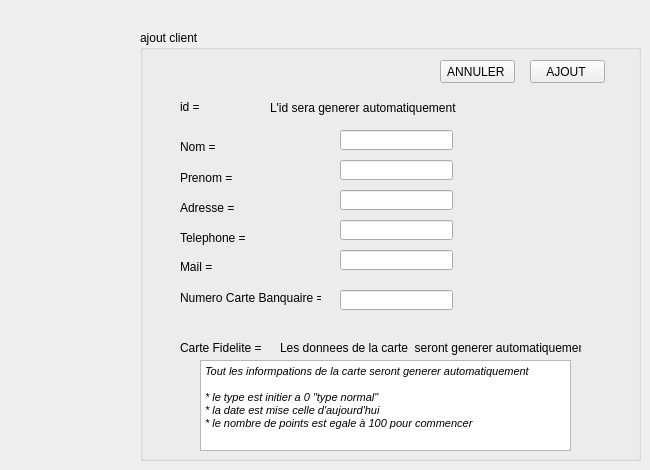
    <widget class="QWidget" name="tabWidgetPage_ajout">
     <attribute name="title">
      <string>ajout client </string>
     </attribute>
     <widget class="QGroupBox" name="groupBox">
      <property name="geometry">
       <rect>
        <x>140</x>
        <y>30</y>
        <width>501</width>
        <height>431</height>
       </rect>
      </property>
      <property name="title">
       <string>ajout client </string>
      </property>
      <widget class="QLabel" name="label_4">
       <property name="geometry">
        <rect>
         <x>40</x>
         <y>70</y>
         <width>47</width>
         <height>14</height>
        </rect>
       </property>
       <property name="text">
        <string>id = </string>
       </property>
      </widget>
      <widget class="QLabel" name="label_5">
       <property name="geometry">
        <rect>
         <x>130</x>
         <y>70</y>
         <width>201</width>
         <height>16</height>
        </rect>
       </property>
       <property name="palette">
        <palette>
         <active>
          <colorrole role="WindowText">
           <brush brushstyle="SolidPattern">
            <color alpha="255">
             <red>0</red>
             <green>0</green>
             <blue>0</blue>
            </color>
           </brush>
          </colorrole>
          <colorrole role="Button">
           <brush brushstyle="SolidPattern">
            <color alpha="255">
             <red>32</red>
             <green>63</green>
             <blue>240</blue>
            </color>
           </brush>
          </colorrole>
          <colorrole role="Light">
           <brush brushstyle="SolidPattern">
            <color alpha="255">
             <red>139</red>
             <green>156</green>
             <blue>255</blue>
            </color>
           </brush>
          </colorrole>
          <colorrole role="Midlight">
           <brush brushstyle="SolidPattern">
            <color alpha="255">
             <red>85</red>
             <green>109</green>
             <blue>247</blue>
            </color>
           </brush>
          </colorrole>
          <colorrole role="Dark">
           <brush brushstyle="SolidPattern">
            <color alpha="255">
             <red>16</red>
             <green>31</green>
             <blue>120</blue>
            </color>
           </brush>
          </colorrole>
          <colorrole role="Mid">
           <brush brushstyle="SolidPattern">
            <color alpha="255">
             <red>21</red>
             <green>42</green>
             <blue>160</blue>
            </color>
           </brush>
          </colorrole>
          <colorrole role="Text">
           <brush brushstyle="SolidPattern">
            <color alpha="255">
             <red>0</red>
             <green>0</green>
             <blue>0</blue>
            </color>
           </brush>
          </colorrole>
          <colorrole role="BrightText">
           <brush brushstyle="SolidPattern">
            <color alpha="255">
             <red>255</red>
             <green>255</green>
             <blue>255</blue>
            </color>
           </brush>
          </colorrole>
          <colorrole role="ButtonText">
           <brush brushstyle="SolidPattern">
            <color alpha="255">
             <red>0</red>
             <green>0</green>
             <blue>0</blue>
            </color>
           </brush>
          </colorrole>
          <colorrole role="Base">
           <brush brushstyle="SolidPattern">
            <color alpha="255">
             <red>255</red>
             <green>255</green>
             <blue>255</blue>
            </color>
           </brush>
          </colorrole>
          <colorrole role="Window">
           <brush brushstyle="SolidPattern">
            <color alpha="255">
             <red>32</red>
             <green>63</green>
             <blue>240</blue>
            </color>
           </brush>
          </colorrole>
          <colorrole role="Shadow">
           <brush brushstyle="SolidPattern">
            <color alpha="255">
             <red>0</red>
             <green>0</green>
             <blue>0</blue>
            </color>
           </brush>
          </colorrole>
          <colorrole role="AlternateBase">
           <brush brushstyle="SolidPattern">
            <color alpha="255">
             <red>143</red>
             <green>159</green>
             <blue>247</blue>
            </color>
           </brush>
          </colorrole>
          <colorrole role="ToolTipBase">
           <brush brushstyle="SolidPattern">
            <color alpha="255">
             <red>255</red>
             <green>255</green>
             <blue>220</blue>
            </color>
           </brush>
          </colorrole>
          <colorrole role="ToolTipText">
           <brush brushstyle="SolidPattern">
            <color alpha="255">
             <red>0</red>
             <green>0</green>
             <blue>0</blue>
            </color>
           </brush>
          </colorrole>
          <colorrole role="PlaceholderText">
           <brush brushstyle="SolidPattern">
            <color alpha="128">
             <red>0</red>
             <green>0</green>
             <blue>0</blue>
            </color>
           </brush>
          </colorrole>
         </active>
         <inactive>
          <colorrole role="WindowText">
           <brush brushstyle="SolidPattern">
            <color alpha="255">
             <red>0</red>
             <green>0</green>
             <blue>0</blue>
            </color>
           </brush>
          </colorrole>
          <colorrole role="Button">
           <brush brushstyle="SolidPattern">
            <color alpha="255">
             <red>32</red>
             <green>63</green>
             <blue>240</blue>
            </color>
           </brush>
          </colorrole>
          <colorrole role="Light">
           <brush brushstyle="SolidPattern">
            <color alpha="255">
             <red>139</red>
             <green>156</green>
             <blue>255</blue>
            </color>
           </brush>
          </colorrole>
          <colorrole role="Midlight">
           <brush brushstyle="SolidPattern">
            <color alpha="255">
             <red>85</red>
             <green>109</green>
             <blue>247</blue>
            </color>
           </brush>
          </colorrole>
          <colorrole role="Dark">
           <brush brushstyle="SolidPattern">
            <color alpha="255">
             <red>16</red>
             <green>31</green>
             <blue>120</blue>
            </color>
           </brush>
          </colorrole>
          <colorrole role="Mid">
           <brush brushstyle="SolidPattern">
            <color alpha="255">
             <red>21</red>
             <green>42</green>
             <blue>160</blue>
            </color>
           </brush>
          </colorrole>
          <colorrole role="Text">
           <brush brushstyle="SolidPattern">
            <color alpha="255">
             <red>0</red>
             <green>0</green>
             <blue>0</blue>
            </color>
           </brush>
          </colorrole>
          <colorrole role="BrightText">
           <brush brushstyle="SolidPattern">
            <color alpha="255">
             <red>255</red>
             <green>255</green>
             <blue>255</blue>
            </color>
           </brush>
          </colorrole>
          <colorrole role="ButtonText">
           <brush brushstyle="SolidPattern">
            <color alpha="255">
             <red>0</red>
             <green>0</green>
             <blue>0</blue>
            </color>
           </brush>
          </colorrole>
          <colorrole role="Base">
           <brush brushstyle="SolidPattern">
            <color alpha="255">
             <red>255</red>
             <green>255</green>
             <blue>255</blue>
            </color>
           </brush>
          </colorrole>
          <colorrole role="Window">
           <brush brushstyle="SolidPattern">
            <color alpha="255">
             <red>32</red>
             <green>63</green>
             <blue>240</blue>
            </color>
           </brush>
          </colorrole>
          <colorrole role="Shadow">
           <brush brushstyle="SolidPattern">
            <color alpha="255">
             <red>0</red>
             <green>0</green>
             <blue>0</blue>
            </color>
           </brush>
          </colorrole>
          <colorrole role="AlternateBase">
           <brush brushstyle="SolidPattern">
            <color alpha="255">
             <red>143</red>
             <green>159</green>
             <blue>247</blue>
            </color>
           </brush>
          </colorrole>
          <colorrole role="ToolTipBase">
           <brush brushstyle="SolidPattern">
            <color alpha="255">
             <red>255</red>
             <green>255</green>
             <blue>220</blue>
            </color>
           </brush>
          </colorrole>
          <colorrole role="ToolTipText">
           <brush brushstyle="SolidPattern">
            <color alpha="255">
             <red>0</red>
             <green>0</green>
             <blue>0</blue>
            </color>
           </brush>
          </colorrole>
          <colorrole role="PlaceholderText">
           <brush brushstyle="SolidPattern">
            <color alpha="128">
             <red>0</red>
             <green>0</green>
             <blue>0</blue>
            </color>
           </brush>
          </colorrole>
         </inactive>
         <disabled>
          <colorrole role="WindowText">
           <brush brushstyle="SolidPattern">
            <color alpha="255">
             <red>16</red>
             <green>31</green>
             <blue>120</blue>
            </color>
           </brush>
          </colorrole>
          <colorrole role="Button">
           <brush brushstyle="SolidPattern">
            <color alpha="255">
             <red>32</red>
             <green>63</green>
             <blue>240</blue>
            </color>
           </brush>
          </colorrole>
          <colorrole role="Light">
           <brush brushstyle="SolidPattern">
            <color alpha="255">
             <red>139</red>
             <green>156</green>
             <blue>255</blue>
            </color>
           </brush>
          </colorrole>
          <colorrole role="Midlight">
           <brush brushstyle="SolidPattern">
            <color alpha="255">
             <red>85</red>
             <green>109</green>
             <blue>247</blue>
            </color>
           </brush>
          </colorrole>
          <colorrole role="Dark">
           <brush brushstyle="SolidPattern">
            <color alpha="255">
             <red>16</red>
             <green>31</green>
             <blue>120</blue>
            </color>
           </brush>
          </colorrole>
          <colorrole role="Mid">
           <brush brushstyle="SolidPattern">
            <color alpha="255">
             <red>21</red>
             <green>42</green>
             <blue>160</blue>
            </color>
           </brush>
          </colorrole>
          <colorrole role="Text">
           <brush brushstyle="SolidPattern">
            <color alpha="255">
             <red>16</red>
             <green>31</green>
             <blue>120</blue>
            </color>
           </brush>
          </colorrole>
          <colorrole role="BrightText">
           <brush brushstyle="SolidPattern">
            <color alpha="255">
             <red>255</red>
             <green>255</green>
             <blue>255</blue>
            </color>
           </brush>
          </colorrole>
          <colorrole role="ButtonText">
           <brush brushstyle="SolidPattern">
            <color alpha="255">
             <red>16</red>
             <green>31</green>
             <blue>120</blue>
            </color>
           </brush>
          </colorrole>
          <colorrole role="Base">
           <brush brushstyle="SolidPattern">
            <color alpha="255">
             <red>32</red>
             <green>63</green>
             <blue>240</blue>
            </color>
           </brush>
          </colorrole>
          <colorrole role="Window">
           <brush brushstyle="SolidPattern">
            <color alpha="255">
             <red>32</red>
             <green>63</green>
             <blue>240</blue>
            </color>
           </brush>
          </colorrole>
          <colorrole role="Shadow">
           <brush brushstyle="SolidPattern">
            <color alpha="255">
             <red>0</red>
             <green>0</green>
             <blue>0</blue>
            </color>
           </brush>
          </colorrole>
          <colorrole role="AlternateBase">
           <brush brushstyle="SolidPattern">
            <color alpha="255">
             <red>32</red>
             <green>63</green>
             <blue>240</blue>
            </color>
           </brush>
          </colorrole>
          <colorrole role="ToolTipBase">
           <brush brushstyle="SolidPattern">
            <color alpha="255">
             <red>255</red>
             <green>255</green>
             <blue>220</blue>
            </color>
           </brush>
          </colorrole>
          <colorrole role="ToolTipText">
           <brush brushstyle="SolidPattern">
            <color alpha="255">
             <red>0</red>
             <green>0</green>
             <blue>0</blue>
            </color>
           </brush>
          </colorrole>
          <colorrole role="PlaceholderText">
           <brush brushstyle="SolidPattern">
            <color alpha="128">
             <red>0</red>
             <green>0</green>
             <blue>0</blue>
            </color>
           </brush>
          </colorrole>
         </disabled>
        </palette>
       </property>
       <property name="text">
        <string>L'id sera generer automatiquement </string>
       </property>
      </widget>
      <widget class="QLabel" name="label_6">
       <property name="geometry">
        <rect>
         <x>40</x>
         <y>110</y>
         <width>47</width>
         <height>14</height>
        </rect>
       </property>
       <property name="text">
        <string>Nom = </string>
       </property>
      </widget>
      <widget class="QLabel" name="label_7">
       <property name="geometry">
        <rect>
         <x>40</x>
         <y>140</y>
         <width>61</width>
         <height>16</height>
        </rect>
       </property>
       <property name="text">
        <string>Prenom =</string>
       </property>
      </widget>
      <widget class="QLabel" name="label_8">
       <property name="geometry">
        <rect>
         <x>40</x>
         <y>170</y>
         <width>71</width>
         <height>16</height>
        </rect>
       </property>
       <property name="text">
        <string>Adresse = </string>
       </property>
      </widget>
      <widget class="QLabel" name="label_9">
       <property name="geometry">
        <rect>
         <x>40</x>
         <y>200</y>
         <width>71</width>
         <height>16</height>
        </rect>
       </property>
       <property name="text">
        <string>Telephone = </string>
       </property>
      </widget>
      <widget class="QLabel" name="label_10">
       <property name="geometry">
        <rect>
         <x>40</x>
         <y>230</y>
         <width>47</width>
         <height>14</height>
        </rect>
       </property>
       <property name="text">
        <string>Mail = </string>
       </property>
      </widget>
      <widget class="QLabel" name="label_11">
       <property name="geometry">
        <rect>
         <x>40</x>
         <y>260</y>
         <width>141</width>
         <height>16</height>
        </rect>
       </property>
       <property name="text">
        <string>Numero Carte Banquaire = </string>
       </property>
      </widget>
      <widget class="QLabel" name="label_12">
       <property name="geometry">
        <rect>
         <x>40</x>
         <y>310</y>
         <width>91</width>
         <height>16</height>
        </rect>
       </property>
       <property name="text">
        <string>Carte Fidelite = </string>
       </property>
      </widget>
      <widget class="QPushButton" name="pushButton_ajouter_client">
       <property name="geometry">
        <rect>
         <x>390</x>
         <y>30</y>
         <width>75</width>
         <height>23</height>
        </rect>
       </property>
       <property name="text">
        <string>AJOUT </string>
       </property>
      </widget>
      <widget class="QPushButton" name="pushButton_7">
       <property name="geometry">
        <rect>
         <x>300</x>
         <y>30</y>
         <width>75</width>
         <height>23</height>
        </rect>
       </property>
       <property name="text">
        <string>ANNULER </string>
       </property>
      </widget>
      <widget class="QLineEdit" name="lineEdit_nomclient">
       <property name="geometry">
        <rect>
         <x>200</x>
         <y>100</y>
         <width>113</width>
         <height>20</height>
        </rect>
       </property>
      </widget>
      <widget class="QLineEdit" name="lineEdit_prenomclient">
       <property name="geometry">
        <rect>
         <x>200</x>
         <y>130</y>
         <width>113</width>
         <height>20</height>
        </rect>
       </property>
      </widget>
      <widget class="QLineEdit" name="lineEdit_adresseclient">
       <property name="geometry">
        <rect>
         <x>200</x>
         <y>160</y>
         <width>113</width>
         <height>20</height>
        </rect>
       </property>
      </widget>
      <widget class="QLineEdit" name="lineEdit_telephoneclient">
       <property name="geometry">
        <rect>
         <x>200</x>
         <y>190</y>
         <width>113</width>
         <height>20</height>
        </rect>
       </property>
       <property name="maxLength">
        <number>6</number>
       </property>
      </widget>
      <widget class="QLineEdit" name="lineEdit_mailclient">
       <property name="geometry">
        <rect>
         <x>200</x>
         <y>220</y>
         <width>113</width>
         <height>20</height>
        </rect>
       </property>
      </widget>
      <widget class="QLineEdit" name="lineEdit_numCB">
       <property name="geometry">
        <rect>
         <x>200</x>
         <y>260</y>
         <width>113</width>
         <height>20</height>
        </rect>
       </property>
       <property name="maxLength">
        <number>16</number>
       </property>
      </widget>
      <widget class="QLabel" name="label_19">
       <property name="geometry">
        <rect>
         <x>140</x>
         <y>310</y>
         <width>301</width>
         <height>16</height>
        </rect>
       </property>
       <property name="palette">
        <palette>
         <active>
          <colorrole role="WindowText">
           <brush brushstyle="SolidPattern">
            <color alpha="255">
             <red>0</red>
             <green>0</green>
             <blue>0</blue>
            </color>
           </brush>
          </colorrole>
          <colorrole role="Button">
           <brush brushstyle="SolidPattern">
            <color alpha="255">
             <red>32</red>
             <green>63</green>
             <blue>240</blue>
            </color>
           </brush>
          </colorrole>
          <colorrole role="Light">
           <brush brushstyle="SolidPattern">
            <color alpha="255">
             <red>139</red>
             <green>156</green>
             <blue>255</blue>
            </color>
           </brush>
          </colorrole>
          <colorrole role="Midlight">
           <brush brushstyle="SolidPattern">
            <color alpha="255">
             <red>85</red>
             <green>109</green>
             <blue>247</blue>
            </color>
           </brush>
          </colorrole>
          <colorrole role="Dark">
           <brush brushstyle="SolidPattern">
            <color alpha="255">
             <red>16</red>
             <green>31</green>
             <blue>120</blue>
            </color>
           </brush>
          </colorrole>
          <colorrole role="Mid">
           <brush brushstyle="SolidPattern">
            <color alpha="255">
             <red>21</red>
             <green>42</green>
             <blue>160</blue>
            </color>
           </brush>
          </colorrole>
          <colorrole role="Text">
           <brush brushstyle="SolidPattern">
            <color alpha="255">
             <red>0</red>
             <green>0</green>
             <blue>0</blue>
            </color>
           </brush>
          </colorrole>
          <colorrole role="BrightText">
           <brush brushstyle="SolidPattern">
            <color alpha="255">
             <red>255</red>
             <green>255</green>
             <blue>255</blue>
            </color>
           </brush>
          </colorrole>
          <colorrole role="ButtonText">
           <brush brushstyle="SolidPattern">
            <color alpha="255">
             <red>0</red>
             <green>0</green>
             <blue>0</blue>
            </color>
           </brush>
          </colorrole>
          <colorrole role="Base">
           <brush brushstyle="SolidPattern">
            <color alpha="255">
             <red>255</red>
             <green>255</green>
             <blue>255</blue>
            </color>
           </brush>
          </colorrole>
          <colorrole role="Window">
           <brush brushstyle="SolidPattern">
            <color alpha="255">
             <red>32</red>
             <green>63</green>
             <blue>240</blue>
            </color>
           </brush>
          </colorrole>
          <colorrole role="Shadow">
           <brush brushstyle="SolidPattern">
            <color alpha="255">
             <red>0</red>
             <green>0</green>
             <blue>0</blue>
            </color>
           </brush>
          </colorrole>
          <colorrole role="AlternateBase">
           <brush brushstyle="SolidPattern">
            <color alpha="255">
             <red>143</red>
             <green>159</green>
             <blue>247</blue>
            </color>
           </brush>
          </colorrole>
          <colorrole role="ToolTipBase">
           <brush brushstyle="SolidPattern">
            <color alpha="255">
             <red>255</red>
             <green>255</green>
             <blue>220</blue>
            </color>
           </brush>
          </colorrole>
          <colorrole role="ToolTipText">
           <brush brushstyle="SolidPattern">
            <color alpha="255">
             <red>0</red>
             <green>0</green>
             <blue>0</blue>
            </color>
           </brush>
          </colorrole>
          <colorrole role="PlaceholderText">
           <brush brushstyle="SolidPattern">
            <color alpha="128">
             <red>0</red>
             <green>0</green>
             <blue>0</blue>
            </color>
           </brush>
          </colorrole>
         </active>
         <inactive>
          <colorrole role="WindowText">
           <brush brushstyle="SolidPattern">
            <color alpha="255">
             <red>0</red>
             <green>0</green>
             <blue>0</blue>
            </color>
           </brush>
          </colorrole>
          <colorrole role="Button">
           <brush brushstyle="SolidPattern">
            <color alpha="255">
             <red>32</red>
             <green>63</green>
             <blue>240</blue>
            </color>
           </brush>
          </colorrole>
          <colorrole role="Light">
           <brush brushstyle="SolidPattern">
            <color alpha="255">
             <red>139</red>
             <green>156</green>
             <blue>255</blue>
            </color>
           </brush>
          </colorrole>
          <colorrole role="Midlight">
           <brush brushstyle="SolidPattern">
            <color alpha="255">
             <red>85</red>
             <green>109</green>
             <blue>247</blue>
            </color>
           </brush>
          </colorrole>
          <colorrole role="Dark">
           <brush brushstyle="SolidPattern">
            <color alpha="255">
             <red>16</red>
             <green>31</green>
             <blue>120</blue>
            </color>
           </brush>
          </colorrole>
          <colorrole role="Mid">
           <brush brushstyle="SolidPattern">
            <color alpha="255">
             <red>21</red>
             <green>42</green>
             <blue>160</blue>
            </color>
           </brush>
          </colorrole>
          <colorrole role="Text">
           <brush brushstyle="SolidPattern">
            <color alpha="255">
             <red>0</red>
             <green>0</green>
             <blue>0</blue>
            </color>
           </brush>
          </colorrole>
          <colorrole role="BrightText">
           <brush brushstyle="SolidPattern">
            <color alpha="255">
             <red>255</red>
             <green>255</green>
             <blue>255</blue>
            </color>
           </brush>
          </colorrole>
          <colorrole role="ButtonText">
           <brush brushstyle="SolidPattern">
            <color alpha="255">
             <red>0</red>
             <green>0</green>
             <blue>0</blue>
            </color>
           </brush>
          </colorrole>
          <colorrole role="Base">
           <brush brushstyle="SolidPattern">
            <color alpha="255">
             <red>255</red>
             <green>255</green>
             <blue>255</blue>
            </color>
           </brush>
          </colorrole>
          <colorrole role="Window">
           <brush brushstyle="SolidPattern">
            <color alpha="255">
             <red>32</red>
             <green>63</green>
             <blue>240</blue>
            </color>
           </brush>
          </colorrole>
          <colorrole role="Shadow">
           <brush brushstyle="SolidPattern">
            <color alpha="255">
             <red>0</red>
             <green>0</green>
             <blue>0</blue>
            </color>
           </brush>
          </colorrole>
          <colorrole role="AlternateBase">
           <brush brushstyle="SolidPattern">
            <color alpha="255">
             <red>143</red>
             <green>159</green>
             <blue>247</blue>
            </color>
           </brush>
          </colorrole>
          <colorrole role="ToolTipBase">
           <brush brushstyle="SolidPattern">
            <color alpha="255">
             <red>255</red>
             <green>255</green>
             <blue>220</blue>
            </color>
           </brush>
          </colorrole>
          <colorrole role="ToolTipText">
           <brush brushstyle="SolidPattern">
            <color alpha="255">
             <red>0</red>
             <green>0</green>
             <blue>0</blue>
            </color>
           </brush>
          </colorrole>
          <colorrole role="PlaceholderText">
           <brush brushstyle="SolidPattern">
            <color alpha="128">
             <red>0</red>
             <green>0</green>
             <blue>0</blue>
            </color>
           </brush>
          </colorrole>
         </inactive>
         <disabled>
          <colorrole role="WindowText">
           <brush brushstyle="SolidPattern">
            <color alpha="255">
             <red>16</red>
             <green>31</green>
             <blue>120</blue>
            </color>
           </brush>
          </colorrole>
          <colorrole role="Button">
           <brush brushstyle="SolidPattern">
            <color alpha="255">
             <red>32</red>
             <green>63</green>
             <blue>240</blue>
            </color>
           </brush>
          </colorrole>
          <colorrole role="Light">
           <brush brushstyle="SolidPattern">
            <color alpha="255">
             <red>139</red>
             <green>156</green>
             <blue>255</blue>
            </color>
           </brush>
          </colorrole>
          <colorrole role="Midlight">
           <brush brushstyle="SolidPattern">
            <color alpha="255">
             <red>85</red>
             <green>109</green>
             <blue>247</blue>
            </color>
           </brush>
          </colorrole>
          <colorrole role="Dark">
           <brush brushstyle="SolidPattern">
            <color alpha="255">
             <red>16</red>
             <green>31</green>
             <blue>120</blue>
            </color>
           </brush>
          </colorrole>
          <colorrole role="Mid">
           <brush brushstyle="SolidPattern">
            <color alpha="255">
             <red>21</red>
             <green>42</green>
             <blue>160</blue>
            </color>
           </brush>
          </colorrole>
          <colorrole role="Text">
           <brush brushstyle="SolidPattern">
            <color alpha="255">
             <red>16</red>
             <green>31</green>
             <blue>120</blue>
            </color>
           </brush>
          </colorrole>
          <colorrole role="BrightText">
           <brush brushstyle="SolidPattern">
            <color alpha="255">
             <red>255</red>
             <green>255</green>
             <blue>255</blue>
            </color>
           </brush>
          </colorrole>
          <colorrole role="ButtonText">
           <brush brushstyle="SolidPattern">
            <color alpha="255">
             <red>16</red>
             <green>31</green>
             <blue>120</blue>
            </color>
           </brush>
          </colorrole>
          <colorrole role="Base">
           <brush brushstyle="SolidPattern">
            <color alpha="255">
             <red>32</red>
             <green>63</green>
             <blue>240</blue>
            </color>
           </brush>
          </colorrole>
          <colorrole role="Window">
           <brush brushstyle="SolidPattern">
            <color alpha="255">
             <red>32</red>
             <green>63</green>
             <blue>240</blue>
            </color>
           </brush>
          </colorrole>
          <colorrole role="Shadow">
           <brush brushstyle="SolidPattern">
            <color alpha="255">
             <red>0</red>
             <green>0</green>
             <blue>0</blue>
            </color>
           </brush>
          </colorrole>
          <colorrole role="AlternateBase">
           <brush brushstyle="SolidPattern">
            <color alpha="255">
             <red>32</red>
             <green>63</green>
             <blue>240</blue>
            </color>
           </brush>
          </colorrole>
          <colorrole role="ToolTipBase">
           <brush brushstyle="SolidPattern">
            <color alpha="255">
             <red>255</red>
             <green>255</green>
             <blue>220</blue>
            </color>
           </brush>
          </colorrole>
          <colorrole role="ToolTipText">
           <brush brushstyle="SolidPattern">
            <color alpha="255">
             <red>0</red>
             <green>0</green>
             <blue>0</blue>
            </color>
           </brush>
          </colorrole>
          <colorrole role="PlaceholderText">
           <brush brushstyle="SolidPattern">
            <color alpha="128">
             <red>0</red>
             <green>0</green>
             <blue>0</blue>
            </color>
           </brush>
          </colorrole>
         </disabled>
        </palette>
       </property>
       <property name="text">
        <string>Les donnees de la carte  seront generer automatiquement </string>
       </property>
      </widget>
      <widget class="QTextEdit" name="textEdit">
       <property name="geometry">
        <rect>
         <x>60</x>
         <y>330</y>
         <width>371</width>
         <height>91</height>
        </rect>
       </property>
       <property name="readOnly">
        <bool>true</bool>
       </property>
       <property name="html">
        <string>&lt;!DOCTYPE HTML PUBLIC &quot;-//W3C//DTD HTML 4.0//EN&quot; &quot;http://www.w3.org/TR/REC-html40/strict.dtd&quot;&gt;
&lt;html&gt;&lt;head&gt;&lt;meta name=&quot;qrichtext&quot; content=&quot;1&quot; /&gt;&lt;style type=&quot;text/css&quot;&gt;
p, li { white-space: pre-wrap; }
&lt;/style&gt;&lt;/head&gt;&lt;body style=&quot; font-family:'MS Shell Dlg 2'; font-size:8.25pt; font-weight:400; font-style:normal;&quot;&gt;
&lt;p style=&quot; margin-top:0px; margin-bottom:0px; margin-left:0px; margin-right:0px; -qt-block-indent:0; text-indent:0px;&quot;&gt;&lt;span style=&quot; font-family:'MS Shell Dlg 2'; font-style:italic;&quot;&gt;Tout les informpations de la carte seront generer automatiquement &lt;br /&gt;&lt;/span&gt;&lt;/p&gt;
&lt;p style=&quot; margin-top:0px; margin-bottom:0px; margin-left:0px; margin-right:0px; -qt-block-indent:0; text-indent:0px;&quot;&gt;&lt;span style=&quot; font-family:'MS Shell Dlg 2'; font-style:italic;&quot;&gt;* le type est initier a 0 &amp;quot;type normal&amp;quot; &lt;/span&gt;&lt;/p&gt;
&lt;p style=&quot; margin-top:0px; margin-bottom:0px; margin-left:0px; margin-right:0px; -qt-block-indent:0; text-indent:0px;&quot;&gt;&lt;span style=&quot; font-family:'MS Shell Dlg 2'; font-style:italic;&quot;&gt;* la date est mise celle d'aujourd'hui &lt;/span&gt;&lt;/p&gt;
&lt;p style=&quot; margin-top:0px; margin-bottom:0px; margin-left:0px; margin-right:0px; -qt-block-indent:0; text-indent:0px;&quot;&gt;&lt;span style=&quot; font-family:'MS Shell Dlg 2'; font-style:italic;&quot;&gt;* le nombre de points est egale à 100 pour commencer &lt;/span&gt;&lt;/p&gt;
&lt;p style=&quot;-qt-paragraph-type:empty; margin-top:0px; margin-bottom:0px; margin-left:0px; margin-right:0px; -qt-block-indent:0; text-indent:0px; font-family:'MS Shell Dlg 2'; font-style:italic;&quot;&gt;&lt;br /&gt;&lt;/p&gt;&lt;/body&gt;&lt;/html&gt;</string>
       </property>
      </widget>
     </widget>
    </widget>
